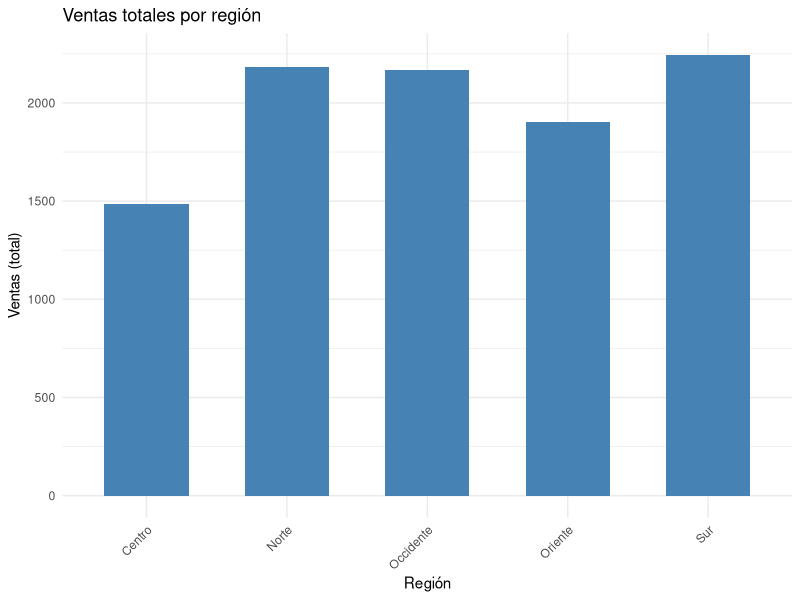
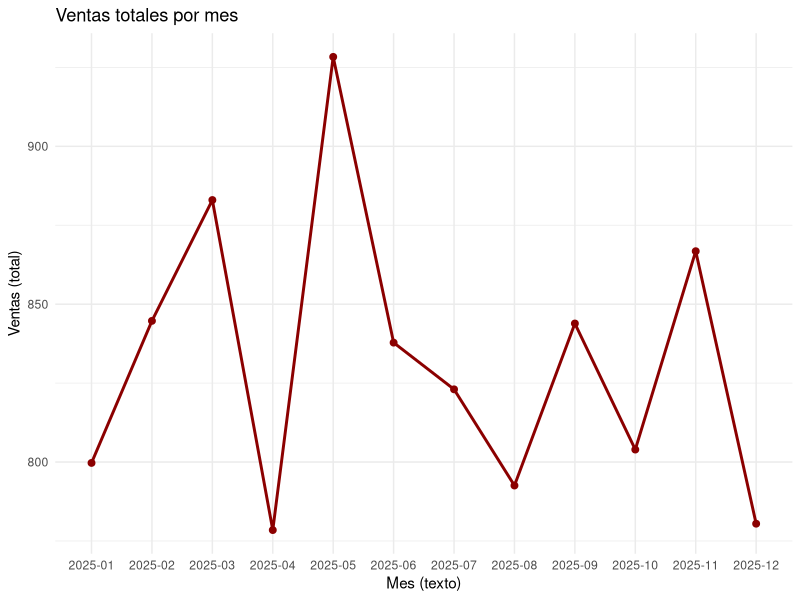

Source code (R) for these figures, in order:
# Script R para generar dashboard
library(ggplot2)

# Leer ventas.csv
ventas <- read.csv("ventas.csv", stringsAsFactors = FALSE)

# Mostrar datos leídos
print("Datos leídos:")
print(ventas)

# 1. Barras de ventas totales por region
# Suma ventas por region
ventas_por_region <- aggregate(ventas ~ region, data = ventas, sum)
print("Ventas por region (suma):")
print(ventas_por_region)

# Gráfico de barras
p_barras <- ggplot(ventas_por_region, aes(x = region, y = ventas)) +
  geom_bar(stat = "identity", width = 0.6, fill = "steelblue") +
  labs(title = "Ventas totales por región",
       x = "Región",
       y = "Ventas (total)") +
  theme_minimal() +
  theme(axis.text.x = element_text(angle = 45, hjust = 1))

# Guardar como dashboard_r_barras.png
ggsave("dashboard_r_barras.png", plot = p_barras, width = 8, height = 5, units = "in")
print("archivo dashboard_r_barras.png guardado")

# 2. Línea de ventas totales por mes
# Agrupar ventas por mes (tratar mes como texto, sumar ventas)
ventas_por_mes <- aggregate(ventas ~ mes, data = ventas, sum)
print("Ventas por mes (suma):")
print(ventas_por_mes)

# Gráfico de línea
# Usar group=1 para línea (mes como texto)
p_linea <- ggplot(ventas_por_mes, aes(x = mes, y = ventas, group = 1)) +
  geom_line(color = "darkred", size = 1) +
  geom_point(color = "darkred", size = 2) +
  labs(title = "Ventas totales por mes",
       x = "Mes (texto)",
       y = "Ventas (total)") +
  theme_minimal()

# Guardar como dashboard_r_linea.png
ggsave("dashboard_r_linea.png", plot = p_linea, width = 8, height = 5, units = "in")
print("archivo dashboard_r_linea.png guardado")

print("Script completado exitosamente")
